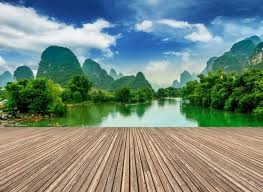
#> input picture 1.jpeg, 263 x 192 px
$ python seg.py
#> lines starting #> are read from the running program, lines starting #| are printed output that depends on the picture
from skimage.color import rgb2gray
import numpy as np
import cv2
import matplotlib.pyplot as plt
from scipy import ndimage
from sklearn.cluster import KMeans, spectral_clustering
from sklearn.feature_extraction import image

pic = plt.imread('1.jpeg')/255
mask = pic.astype(bool)
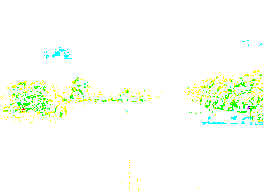
#> mask: shape (192, 263, 3) bool; mean R, G, B 0.981, 1, 0.967
img = pic.astype(float)

graph = image.img_to_graph(img, mask=mask)
graph.data = np.exp(-graph.data / graph.data.std())

#> (the run stopped early here; a loop or call above may not have finished)
